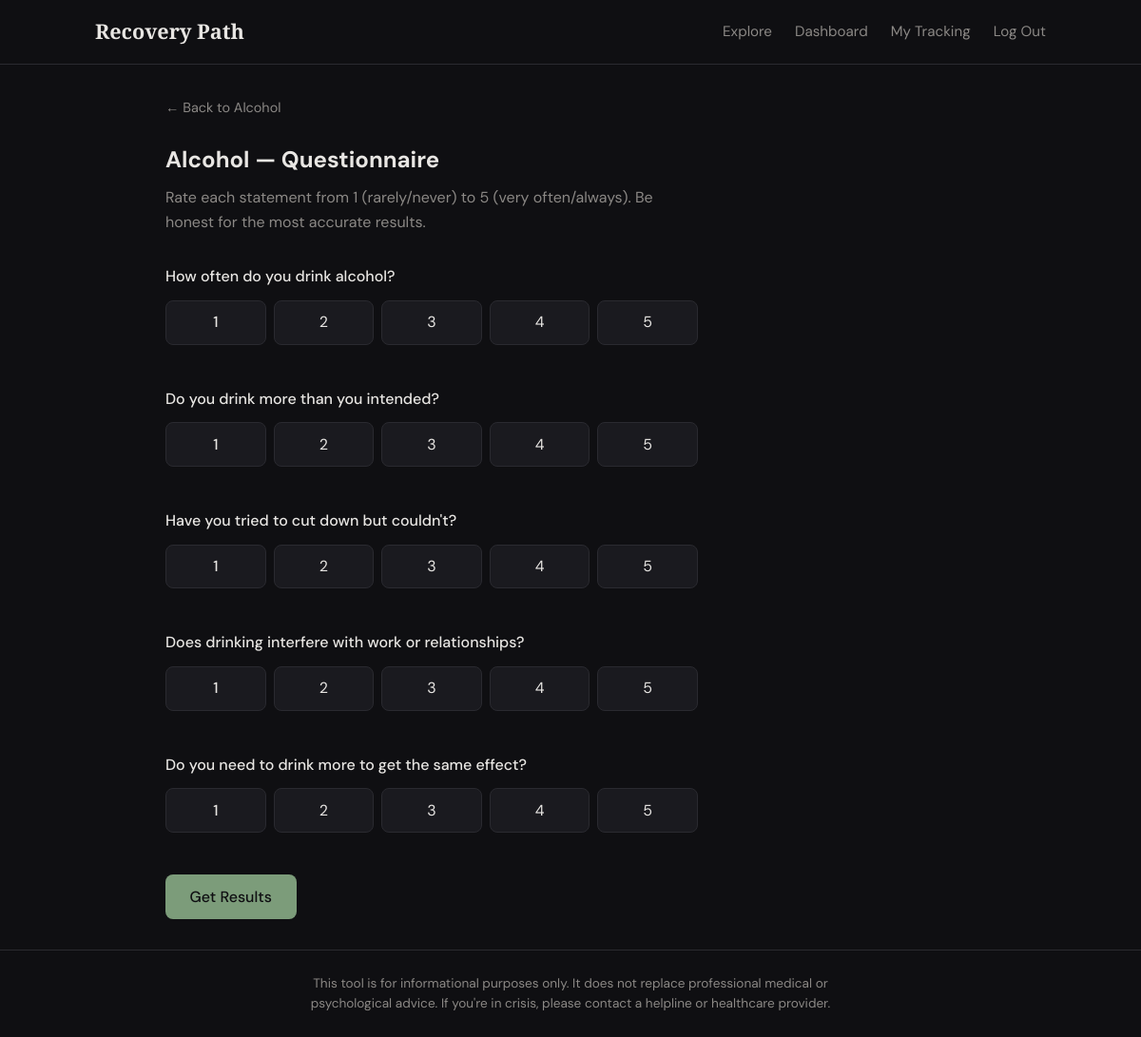
/questionnaire/alcohol (signed in), run on the app's committed database.
### app/models.py (models this page shows)
class Addiction(db.Model):
    __tablename__ = "addictions"
    id = db.Column(db.Integer, primary_key=True)
    name = db.Column(db.String(100), nullable=False, index=True)
    slug = db.Column(db.String(100), unique=True, nullable=False, index=True)
    category = db.Column(db.String(50), nullable=False, index=True)
    description = db.Column(db.Text, nullable=False)
    icon = db.Column(db.String(50), default="help-circle")
    questionnaire = db.relationship(
        "Questionnaire", backref="addiction", uselist=False, lazy="joined"
    )
    stories = db.relationship("AddictionStory", backref="addiction", lazy="dynamic", order_by="AddictionStory.created_at.desc()")

class Question(db.Model):
    __tablename__ = "questions"
    id = db.Column(db.Integer, primary_key=True)
    questionnaire_id = db.Column(
        db.Integer, db.ForeignKey("questionnaires.id"), nullable=False
    )
    text = db.Column(db.Text, nullable=False)
    question_type = db.Column(db.String(20), default="scale")  # scale, multiple_choice, yes_no
    options = db.Column(db.JSON, nullable=True)  # For multiple choice: ["option1", "option2"]
    order = db.Column(db.Integer, default=0)

### app/routes/questionnaire.py (the view, shortened to what this page needs)
@questionnaire_bp.route("/<slug>", methods=["GET", "POST"])
@login_required
def start(slug):
    addiction = Addiction.query.filter_by(slug=slug).first_or_404()
    questionnaire = addiction.questionnaire
    if not questionnaire:
        abort(404)
    if request.method == "GET":
        return render_template(
            "questionnaire/start.html",
            addiction=addiction,
            questions=questionnaire.questions,
        )

### app/models.py (called while the page is built)
@login_manager.user_loader
def load_user(user_id):
    return User.query.get(int(user_id))

### app/templates/questionnaire/start.html (shortened to what this page needs)
{% extends "base.html" %}
{% block content %}
<section class="questionnaire-section">
    <a href="{{ url_for('addictions.detail', slug=addiction.slug) }}" class="back-link">← Back to {{ addiction.name }}</a>
    <h1>{{ addiction.name }} — Questionnaire</h1>
    <p>Rate each statement from 1 (rarely/never) to 5 (very often/always). Be honest for the most accurate results.</p>
    <form method="POST" action="{{ url_for('questionnaire.start', slug=addiction.slug) }}" id="questionnaire-form" class="questionnaire-form">
        {% for q in questions %}
            <div class="question-block">
                <label for="q_{{ q.id }}">{{ q.text }}</label>
                <div class="scale-options">
                    {% for i in range(1, 6) %}
                        <label class="scale-option">
                            <span>{{ i }}</span>
                        </label>
                    {% endfor %}
                </div>
            </div>
        {% endfor %}
        <button type="submit" class="btn btn-primary btn-lg">Get Results</button>
    </form>
</section>
{% endblock %}

### app/templates/base.html (shortened to what this page needs)
<!DOCTYPE html>
<html lang="en">
<head>
    <link rel="stylesheet" href="{{ url_for('static', filename='css/style.css') }}">
</head>
<body>
    <header class="header">
        <nav class="nav">
            <a href="{{ url_for('main.home') }}" class="brand">Recovery Path</a>
            <div class="nav-links">
                <a href="{{ url_for('addictions.list_addictions') }}">Explore</a>
                {% if current_user.is_authenticated %}
                    <a href="{{ url_for('main.dashboard') }}">Dashboard</a>
                    <a href="{{ url_for('tracking.dashboard') }}">My Tracking</a>
                    <a href="{{ url_for('auth.logout') }}">Log Out</a>
                {% else %}
                    <a href="{{ url_for('auth.login') }}">Log In</a>
                    <a href="{{ url_for('auth.register') }}" class="btn btn-primary btn-sm">Sign Up</a>
                {% endif %}
            </div>
        </nav>
    </header>
    <main class="main">
        {% block content %}{% endblock %}
    </main>
    <footer class="footer">
        <p>This tool is for informational purposes only. It does not replace professional medical or psychological advice. If you're in crisis, please contact a helpline or healthcare provider.</p>
    </footer>
</body>
</html>

### app/static/css/style.css (style rules this page uses)
:root { --bg: #0f0f12; --bg-card: #1a1a1f; --text: #e8e6e3; --text-muted: #8b8885; --accent: #7c9c7a; --accent-hover: #8fb58d; --border: #2a2a30; --success: #7c9c7a; --warning: #c9a86c; --danger: #c97c7c; }
* { box-sizing: border-box; margin: 0; padding: 0; }
body { font-family: "DM Sans", system-ui, sans-serif; background: var(--bg); color: var(--text); line-height: 1.6; min-height: 100vh; display: flex; flex-direction: column; }
.main { flex: 1; max-width: 900px; margin: 0 auto; padding: 2rem 1.5rem; width: 100%; }
.header { border-bottom: 1px solid var(--border); padding: 1rem 1.5rem; }
.nav { max-width: 1000px; margin: 0 auto; display: flex; justify-content: space-between; align-items: center; }
.brand { font-family: "Playfair Display", serif; font-size: 1.35rem; font-weight: 600; color: var(--text); text-decoration: none; }
.nav-links { display: flex; gap: 1.5rem; align-items: center; }
.nav-links a { color: var(--text-muted); text-decoration: none; font-size: 0.95rem; }
.btn { display: inline-block; padding: 0.6rem 1.2rem; font-family: inherit; font-size: 0.95rem; font-weight: 500; text-decoration: none; border-radius: 8px; cursor: pointer; border: none; transition: background 0.2s, color 0.2s; }
.btn-primary { background: var(--accent); color: var(--bg); }
.btn-lg { padding: 0.8rem 1.6rem; font-size: 1rem; }
.back-link { display: inline-block; color: var(--text-muted); text-decoration: none; font-size: 0.9rem; margin-bottom: 1.5rem; }
.questionnaire-section { max-width: 560px; }
.questionnaire-section h1 { font-size: 1.5rem; margin-bottom: 0.5rem; }
.questionnaire-section > p { color: var(--text-muted); margin-bottom: 2rem; }
.questionnaire-form { margin-top: 2rem; }
.question-block { margin-bottom: 2rem; }
.question-block label:first-child { display: block; margin-bottom: 0.75rem; font-weight: 500; }
.scale-options { display: flex; gap: 0.5rem; flex-wrap: wrap; }
.scale-option { flex: 1; min-width: 48px; display: flex; flex-direction: column; align-items: center; cursor: pointer; }
.scale-option span { display: block; width: 100%; padding: 0.6rem; text-align: center; background: var(--bg-card); border: 1px solid var(--border); border-radius: 8px; transition: all 0.2s; }
.footer { border-top: 1px solid var(--border); padding: 1.5rem; text-align: center; }
.footer p { font-size: 0.85rem; color: var(--text-muted); max-width: 600px; margin: 0 auto; }

### data on the page
Addiction: name "Alcohol"
Question: text "How often do you drink alcohol?", i "1" "2" "3" "4" "5"
Question: text "Do you drink more than you intended?", i "1" "2" "3" "4" "5"
Question: text "Have you tried to cut down but couldn't?", i "1" "2" "3" "4" "5"
Question: text "Does drinking interfere with work or relationships?", i "1" "2" "3" "4" "5"
Question: text "Do you need to drink more to get the same effect?", i "1" "2" "3" "4" "5"
